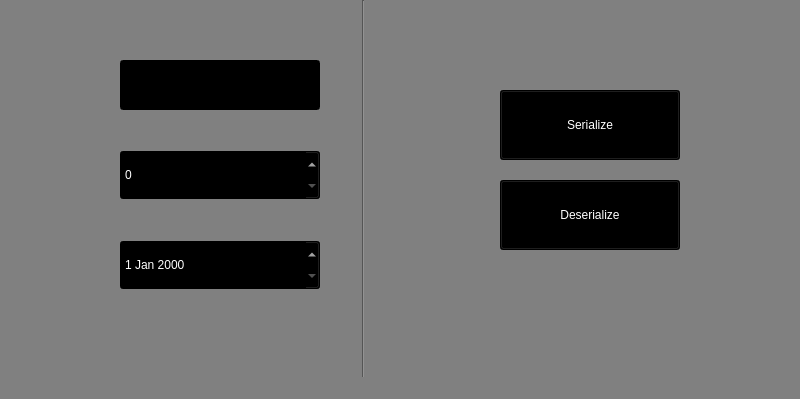
<?xml version="1.0" encoding="UTF-8"?>
<ui version="4.0">
 <class>MainWindow</class>
 <widget class="QMainWindow" name="MainWindow">
  <property name="geometry">
   <rect>
    <x>0</x>
    <y>0</y>
    <width>800</width>
    <height>399</height>
   </rect>
  </property>
  <property name="windowTitle">
   <string>MainWindow</string>
  </property>
  <property name="autoFillBackground">
   <bool>false</bool>
  </property>
  <property name="styleSheet">
   <string notr="true">background-color: grey
</string>
  </property>
  <widget class="QWidget" name="centralwidget">
   <widget class="QLineEdit" name="nameLine">
    <property name="geometry">
     <rect>
      <x>120</x>
      <y>60</y>
      <width>200</width>
      <height>50</height>
     </rect>
    </property>
    <property name="styleSheet">
     <string notr="true">background-color:black;
color:white
</string>
    </property>
   </widget>
   <widget class="QSpinBox" name="ageBox">
    <property name="geometry">
     <rect>
      <x>120</x>
      <y>150</y>
      <width>200</width>
      <height>50</height>
     </rect>
    </property>
    <property name="styleSheet">
     <string notr="true">background-color:black;
color:white
</string>
    </property>
   </widget>
   <widget class="QDateEdit" name="birthdayLine">
    <property name="geometry">
     <rect>
      <x>120</x>
      <y>240</y>
      <width>200</width>
      <height>50</height>
     </rect>
    </property>
    <property name="styleSheet">
     <string notr="true">background-color:black;
color:white
</string>
    </property>
   </widget>
   <widget class="Line" name="line">
    <property name="geometry">
     <rect>
      <x>353</x>
      <y>0</y>
      <width>20</width>
      <height>441</height>
     </rect>
    </property>
    <property name="orientation">
     <enum>Qt::Vertical</enum>
    </property>
   </widget>
   <widget class="QPushButton" name="serializeBtn">
    <property name="geometry">
     <rect>
      <x>500</x>
      <y>90</y>
      <width>180</width>
      <height>70</height>
     </rect>
    </property>
    <property name="styleSheet">
     <string notr="true">background-color:black;
color:white
</string>
    </property>
    <property name="text">
     <string>Serialize</string>
    </property>
   </widget>
   <widget class="QPushButton" name="deserializeBtn">
    <property name="geometry">
     <rect>
      <x>500</x>
      <y>180</y>
      <width>180</width>
      <height>70</height>
     </rect>
    </property>
    <property name="styleSheet">
     <string notr="true">background-color:black;
color:white
</string>
    </property>
    <property name="text">
     <string>Deserialize</string>
    </property>
   </widget>
  </widget>
  <widget class="QMenuBar" name="menubar">
   <property name="geometry">
    <rect>
     <x>0</x>
     <y>0</y>
     <width>800</width>
     <height>21</height>
    </rect>
   </property>
  </widget>
  <widget class="QStatusBar" name="statusbar"/>
 </widget>
 <resources/>
 <connections/>
</ui>
